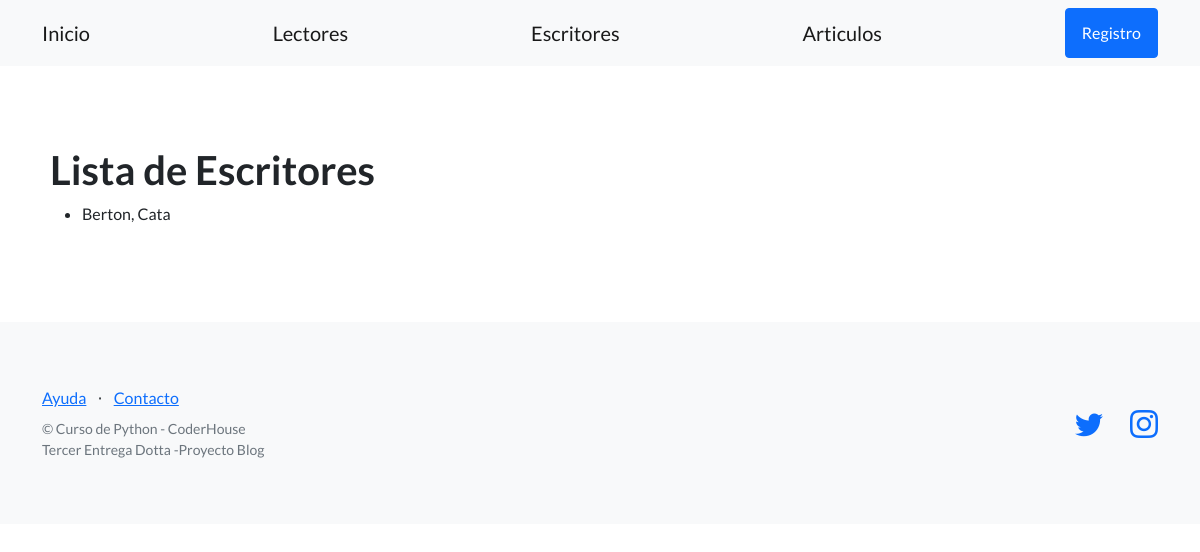
The page /usuarios/escritores/ on the database as committed earlier.
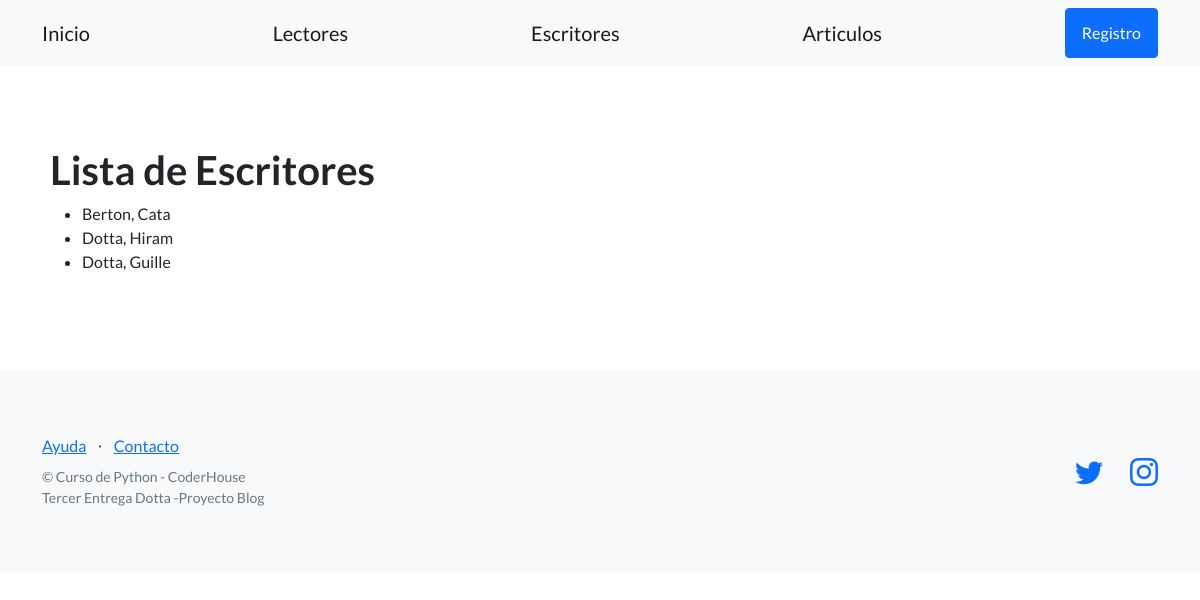
The same page on the database as committed later.
### control_usuarios/models.py (models this page shows, shortened)
class Escritor(models.Model):
    apellido = models.CharField(max_length=256)
    nombre = models.CharField(max_length=256)
    email = models.EmailField(blank=True)
    telefono = models.CharField(max_length=20, blank=True)
    dni = models.CharField(max_length=32)
    fecha_nacimiento = models.DateField(null=True)

### control_usuarios/views.py (the view)
# urls.py: path('escritores/', listar_escritores, name= "listar_escritores"),
def listar_escritores(request):
    contexto = {
        "escritores": Escritor.objects.all()
    }
    http_response = render(
        request=request,
        template_name='control_usuarios/lista_escritores.html',
        context=contexto,
    )
    return http_response

### control_usuarios/templates/control_usuarios/lista_escritores.html
{% extends "control_usuarios/base.html" %}
{% block contenido %}
<section>
  <div>
    <h1>Lista de Escritores</h1>
    <ul>
    {% for escritor in escritores %}
      <li>{{ escritor.apellido }}, {{ escritor.nombre }}</li>
    {% endfor %}
    </ul>
  </div>
</section>
{% endblock contenido %}

### control_usuarios/templates/control_usuarios/base.html (shortened to what this page needs)
{% load static %}
<!DOCTYPE html>
<html lang="en">
    <head>
        <link href="https://cdn.jsdelivr.net/npm/bootstrap-icons@1.5.0/font/bootstrap-icons.css" rel="stylesheet" type="text/css" />
        <link href="{% static 'css/styles.css' %}" rel="stylesheet" />
    </head>
    <body>
        <nav class="navbar navbar-light bg-light static-top">
            <div class="container">
                <a class="navbar-brand" href="{% url 'inicio'%}">Inicio</a>
                <a class="navbar-brand" href="{% url 'listar_lectores'%}">Lectores</a>
                <a class="navbar-brand" href="{% url 'listar_escritores'%}">Escritores</a>
                <a class="navbar-brand" href="{% url 'listar_articulos'%}">Articulos</a>
                <a class="btn btn-primary" href="#signup">Registro</a>
            </div>
        </nav>
        <section style="padding:80px 50px;">
        {% block contenido %}
        {% endblock contenido %}
        </section>
        <footer class="footer bg-light">
            <div class="container">
                <div class="row">
                    <div class="col-lg-6 h-100 text-center text-lg-start my-auto">
                        <ul class="list-inline mb-2">
                            <li class="list-inline-item"><a href="#!">Ayuda</a></li>
                            <li class="list-inline-item">⋅</li>
                            <li class="list-inline-item"><a href="#!">Contacto</a></li>
                        </ul>
                        <p class="text-muted small mb-4 mb-lg-0">&copy; Curso de Python - CoderHouse </p>
                        <p class="text-muted small mb-4 mb-lg-0"> Tercer Entrega Dotta -Proyecto Blog</p>
                    </div>
                    <div class="col-lg-6 h-100 text-center text-lg-end my-auto">
                        <ul class="list-inline mb-0">
                            <li class="list-inline-item me-4">
                                <a href="https://twitter.com/coderhouse"><i class="bi-twitter fs-3"></i></a>
                            </li>
                            <li class="list-inline-item">
                                <a href="https://www.instagram.com/coderhouse/?hl=es"><i class="bi-instagram fs-3"></i></a>
                            </li>
                        </ul>
                    </div>
                </div>
            </div>
        </footer>
    </body>
</html>

Rows that differ between the two databases and show on the page:
added Escritor: apellido "Dotta", nombre "Hiram"
added Escritor: apellido "Dotta", nombre "Guille"
